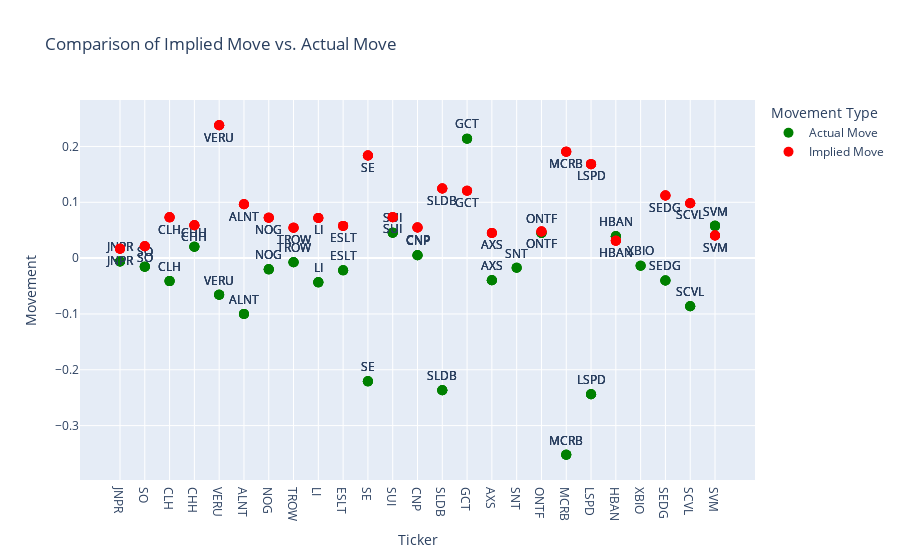

The code cell stored with this chart in its notebook:
### Markdown cell above
### 2. Comparison of Implied Move vs. Actual Move and Absolute Comparsion of Implied vs. Actual Move
A scatter plot can be effective in comparing the implied move versus the actual move for each ticker, highlighting the accuracy of predictions.

### Code cell
import plotly.graph_objects as go

fig = go.Figure()

# Add Actual Move
fig.add_trace(go.Scatter(x=eps_movement_merged['Ticker'], y=eps_movement_merged['Actual_Move'],
                         mode='markers+text', name='Actual Move',
                         text=eps_movement_merged['Ticker'], textposition="top center",
                         marker=dict(color='Green', size=10)))

# Add Implied Move
fig.add_trace(go.Scatter(x=eps_movement_merged['Ticker'], y=eps_movement_merged['Implied_Move'],
                         mode='markers+text', name='Implied Move',
                         text=eps_movement_merged['Ticker'], textposition="bottom center",
                         marker=dict(color='Red', size=10)))

fig.update_layout(title="Comparison of Implied Move vs. Actual Move",
                  xaxis_title="Ticker",
                  yaxis_title="Movement",
                  legend_title="Movement Type")
fig.show()

### Figure 1 — Plotly figure (JSON) as saved in the notebook; plotly's stock layout.template omitted (floating-point values rounded to 4 significant figures)
{"data": [{"marker": {"color": "Green", "size": 10}, "mode": "markers+text", "name": "Actual Move", "text": ["JNPR", "JNPR", "JNPR", "JNPR", "SO", "SO", "SO", "SO", "CLH", "CLH", "CLH", "CLH", "CHH", "CHH", "CHH", "CHH", "VERU", "VERU", "VERU", "VERU", "ALNT", "ALNT", "ALNT", "ALNT", "NOG", "NOG", "NOG", "NOG", "TROW", "TROW", "TROW", "TROW", "LI", "LI", "LI", "LI", "ESLT", "ESLT", "ESLT", "SE", "SE", "SE", "SE", "SUI", "SUI", "SUI", "SUI", "CNP", "CNP", "CNP", "CNP", "SLDB", "SLDB", "SLDB", "SLDB", "GCT", "GCT", "GCT", "AXS", "AXS", "AXS", "AXS", "SNT", "SNT", "SNT", "ONTF", "ONTF", "ONTF", "ONTF", "MCRB", "MCRB", "MCRB", "MCRB", "LSPD", "LSPD", "LSPD", "LSPD", "HBAN", "HBAN", "HBAN", "HBAN", "XBIO", "XBIO", "XBIO", "SEDG", "SEDG", "SEDG", "SEDG", "SCVL", "SCVL", "SCVL", "SCVL", "SVM", "SVM", "SVM", "SVM"], "textposition": "top center", "type": "scatter", "x": ["JNPR", "JNPR", "JNPR", "JNPR", "SO", "SO", "SO", "SO", "CLH", "CLH", "CLH", "CLH", "CHH", "CHH", "CHH", "CHH", "VERU", "VERU", "VERU", "VERU", "ALNT", "ALNT", "ALNT", "ALNT", "NOG", "NOG", "NOG", "NOG", "TROW", "TROW", "TROW", "TROW", "LI", "LI", "LI", "LI", "ESLT", "ESLT", "ESLT", "SE", "SE", "SE", "SE", "SUI", "SUI", "SUI", "SUI", "CNP", "CNP", "CNP", "CNP", "SLDB", "SLDB", "SLDB", "SLDB", "GCT", "GCT", "GCT", "AXS", "AXS", "AXS", "AXS", "SNT", "SNT", "SNT", "ONTF", "ONTF", "ONTF", "ONTF", "MCRB", "MCRB", "MCRB", "MCRB", "LSPD", "LSPD", "LSPD", "LSPD", "HBAN", "HBAN", "HBAN", "HBAN", "XBIO", "XBIO", "XBIO", "SEDG", "SEDG", "SEDG", "SEDG", "SCVL", "SCVL", "SCVL", "SCVL", "SVM", "SVM", "SVM", "SVM"], "y": [-0.0059, -0.0059, -0.0059, -0.0059, -0.0153, -0.0153, -0.0153, -0.0153, -0.0412, -0.0412, -0.0412, -0.0412, 0.0203, 0.0203, 0.0203, 0.0203, -0.0657, -0.0657, -0.0657, -0.0657, -0.1002, -0.1002, -0.1002, -0.1002, -0.0201, -0.0201, -0.0201, -0.0201, -0.0075, -0.0075, -0.0075, -0.0075, -0.0434, -0.0434, -0.0434, -0.0434, -0.0219, -0.0219, -0.0219, -0.2207, -0.2207, -0.2207, -0.2207, 0.0456, 0.0456, 0.0456, 0.0456, 0.0051, 0.0051, 0.0051, 0.0051, -0.2366, -0.2366, -0.2366, -0.2366, 0.214, 0.214, 0.214, -0.0397, -0.0397, -0.0397, -0.0397, -0.0173, -0.0173, -0.0173, 0.045, 0.045, 0.045, 0.045, -0.3522, -0.3522, -0.3522, -0.3522, -0.2437, -0.2437, -0.2437, -0.2437, 0.0392, 0.0392, 0.0392, 0.0392, -0.0136, -0.0136, -0.0136, -0.0402, -0.0402, -0.0402, -0.0402, -0.0861, -0.0861, -0.0861, -0.0861, 0.0578, 0.0578, 0.0578, 0.0578]}, {"marker": {"color": "Red", "size": 10}, "mode": "markers+text", "name": "Implied Move", "text": ["JNPR", "JNPR", "JNPR", "JNPR", "SO", "SO", "SO", "SO", "CLH", "CLH", "CLH", "CLH", "CHH", "CHH", "CHH", "CHH", "VERU", "VERU", "VERU", "VERU", "ALNT", "ALNT", "ALNT", "ALNT", "NOG", "NOG", "NOG", "NOG", "TROW", "TROW", "TROW", "TROW", "LI", "LI", "LI", "LI", "ESLT", "ESLT", "ESLT", "SE", "SE", "SE", "SE", "SUI", "SUI", "SUI", "SUI", "CNP", "CNP", "CNP", "CNP", "SLDB", "SLDB", "SLDB", "SLDB", "GCT", "GCT", "GCT", "AXS", "AXS", "AXS", "AXS", "SNT", "SNT", "SNT", "ONTF", "ONTF", "ONTF", "ONTF", "MCRB", "MCRB", "MCRB", "MCRB", "LSPD", "LSPD", "LSPD", "LSPD", "HBAN", "HBAN", "HBAN", "HBAN", "XBIO", "XBIO", "XBIO", "SEDG", "SEDG", "SEDG", "SEDG", "SCVL", "SCVL", "SCVL", "SCVL", "SVM", "SVM", "SVM", "SVM"], "textposition": "bottom center", "type": "scatter", "x": ["JNPR", "JNPR", "JNPR", "JNPR", "SO", "SO", "SO", "SO", "CLH", "CLH", "CLH", "CLH", "CHH", "CHH", "CHH", "CHH", "VERU", "VERU", "VERU", "VERU", "ALNT", "ALNT", "ALNT", "ALNT", "NOG", "NOG", "NOG", "NOG", "TROW", "TROW", "TROW", "TROW", "LI", "LI", "LI", "LI", "ESLT", "ESLT", "ESLT", "SE", "SE", "SE", "SE", "SUI", "SUI", "SUI", "SUI", "CNP", "CNP", "CNP", "CNP", "SLDB", "SLDB", "SLDB", "SLDB", "GCT", "GCT", "GCT", "AXS", "AXS", "AXS", "AXS", "SNT", "SNT", "SNT", "ONTF", "ONTF", "ONTF", "ONTF", "MCRB", "MCRB", "MCRB", "MCRB", "LSPD", "LSPD", "LSPD", "LSPD", "HBAN", "HBAN", "HBAN", "HBAN", "XBIO", "XBIO", "XBIO", "SEDG", "SEDG", "SEDG", "SEDG", "SCVL", "SCVL", "SCVL", "SCVL", "SVM", "SVM", "SVM", "SVM"], "y": [0.017, 0.017, 0.017, 0.017, 0.0213, 0.0213, 0.0213, 0.0213, 0.073, 0.073, 0.073, 0.073, 0.0589, 0.0589, 0.0589, 0.0589, 0.238, 0.238, 0.238, 0.238, 0.0964, 0.0964, 0.0964, 0.0964, 0.0723, 0.0723, 0.0723, 0.0723, 0.0543, 0.0543, 0.0543, 0.0543, 0.072, 0.072, 0.072, 0.072, 0.0577, 0.0577, 0.0577, 0.1837, 0.1837, 0.1837, 0.1837, 0.0734, 0.0734, 0.0734, 0.0734, 0.0548, 0.0548, 0.0548, 0.0548, 0.1247, 0.1247, 0.1247, 0.1247, 0.1207, 0.1207, 0.1207, 0.0449, 0.0449, 0.0449, 0.0449, null, null, null, 0.0476, 0.0476, 0.0476, 0.0476, 0.1907, 0.1907, 0.1907, 0.1907, 0.1683, 0.1683, 0.1683, 0.1683, 0.0312, 0.0312, 0.0312, 0.0312, null, null, null, 0.1122, 0.1122, 0.1122, 0.1122, 0.0983, 0.0983, 0.0983, 0.0983, 0.0404, 0.0404, 0.0404, 0.0404]}], "layout": {"legend": {"title": {"text": "Movement Type"}}, "title": {"text": "Comparison of Implied Move vs. Actual Move"}, "xaxis": {"title": {"text": "Ticker"}}, "yaxis": {"title": {"text": "Movement"}}}}
